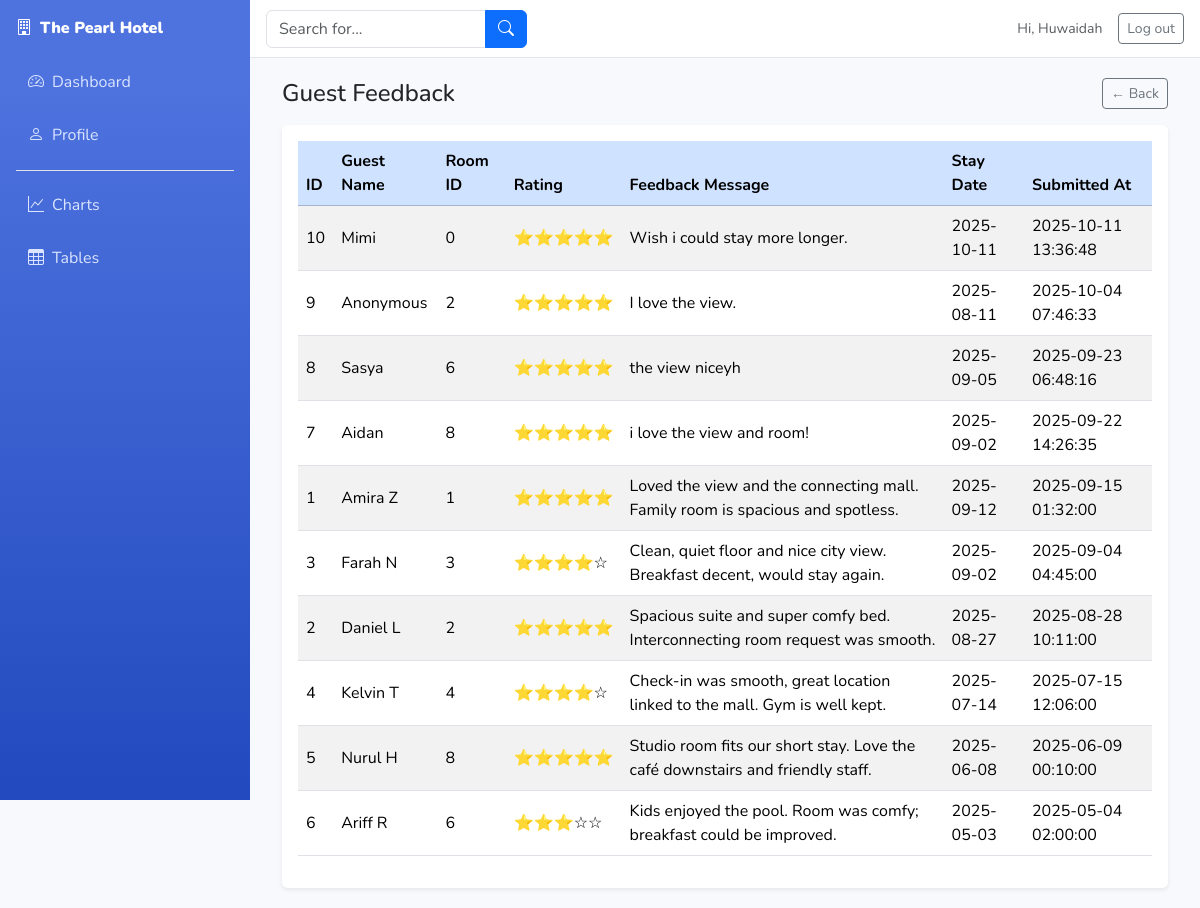
/ADMIN/feedback_view.php (signed in), run on the app's committed database.
### tables this page shows
CREATE TABLE `feedback` (
  `id` int(11) NOT NULL,
  `name` varchar(100) NOT NULL,
  `email` varchar(100) NOT NULL,
  `message` text NOT NULL,
  `created_at` timestamp NOT NULL DEFAULT current_timestamp(),
  `rating` tinyint(3) UNSIGNED DEFAULT NULL CHECK (`rating` between 1 and 5),
  `stay_date` date DEFAULT NULL,
  `room_id` int(11) DEFAULT NULL
);

### ADMIN/auth.php (called while the page is built, shortened)
<?php
require_once __DIR__ .'/db.php';
function h($s){ return htmlspecialchars($s ?? '', ENT_QUOTES, 'UTF-8'); }
function current_admin(bool $force=false) {
    static $me;
    if ($force || !$me) {
        global $pdo;
        $st = $pdo->prepare("SELECT id, name, email, avatar, created_at, phone FROM admins WHERE id=? LIMIT 1");
        $st->execute([$_SESSION['admin_id']]);
        $me = $st->fetch();
    }
    return $me;
}

### ADMIN/feedback_view.php (the view, shortened to what this page needs)
<?php
require_once __DIR__.'/auth.php';
$st = $pdo->query("
  SELECT id, name, message, rating, stay_date, room_id, created_at
  FROM feedback
  ORDER BY created_at DESC
");
$rows = $st->fetchAll();
include __DIR__.'/partials/head.php';
include __DIR__.'/partials/top.php';
?>
<div class="container-fluid">
  <div class="d-sm-flex align-items-center justify-content-between mb-3">
    <h1 class="h4 mb-0">Guest Feedback</h1>
    <a href="tables.php" class="btn btn-outline-secondary btn-sm ms-auto">
      ← Back
    </a>
  </div>
  <div class="card p-3 shadow-sm">
    <div class="table-responsive">
      <table id="feedbackTable" class="table table-striped align-middle">
        <thead class="table-primary">
          <tr>
            <th>ID</th>
            <th>Guest Name</th>
            <th>Room ID</th>
            <th>Rating</th>
            <th>Feedback Message</th>
            <th>Stay Date</th>
            <th>Submitted At</th>
          </tr>
        </thead>
        <tbody>
          <?php if ($rows): ?>
            <?php foreach ($rows as $r): ?>
              <tr>
                <td><?= (int)$r['id'] ?></td>
                <td><?= h($r['name']) ?></td>
                <td><?= (int)$r['room_id'] ?></td>
                <td>
                  <?php
                    $stars = max(0, min(5, (int)$r['rating']));
                    for ($i = 0; $i < $stars; $i++) echo '⭐';
                    for ($i = $stars; $i < 5; $i++) echo '☆';
                  ?>
                </td>
                <td><?= h($r['message']) ?></td>
                <td><?= h($r['stay_date']) ?></td>
                <td><?= h($r['created_at']) ?></td>
              </tr>
            <?php endforeach; ?>
          <?php endif; ?>
        </tbody>
      </table>
    </div>
  </div>
</div>
<?php include __DIR__.'/partials/foot.php'; ?>

### ADMIN/partials/top.php (shortened to what this page needs)
<?php
require_once __DIR__.'/../auth.php';
$me = current_admin();
?>
<div class="sb-wrap">
  <aside class="sb-side" id="sbSide">
    <div class="sb-brand">
      <i class="bi bi-building"></i> The Pearl Hotel
    </div>
    <nav class="sb-nav nav flex-column">
      <a class="nav-link <?= basename($_SERVER['PHP_SELF']) === 'dashboard.php' ? 'active' : '' ?>" href="dashboard.php">
        <i class="bi bi-speedometer2"></i> Dashboard
      </a>
      <a class="nav-link <?= basename($_SERVER['PHP_SELF']) === 'profile.php' ? 'active' : '' ?>" href="profile.php">
        <i class="bi bi-person"></i> Profile
      </a>
      <div class="border-top my-2 mx-3"></div>
      <a class="nav-link <?= basename($_SERVER['PHP_SELF']) === 'charts.php' ? 'active' : '' ?>" href="charts.php">
        <i class="bi bi-graph-up"></i> Charts
      </a>
      <a class="nav-link <?= basename($_SERVER['PHP_SELF']) === 'tables.php' ? 'active' : '' ?>" href="tables.php">
        <i class="bi bi-table"></i> Tables
      </a>
    </nav>
  </aside>
  <div class="sb-main">
    <div class="sb-top">
      <div class="d-flex align-items-center gap-2">
        <form class="sb-search d-none d-md-block">
          <div class="input-group">
            <input class="form-control" placeholder="Search for...">
            <button class="btn btn-primary" type="button"><i class="bi bi-search"></i></button>
          </div>
        </form>
      </div>
      <div class="d-flex align-items-center gap-3">
        <span class="small text-muted">Hi, <?= h($me['name'] ?? 'Admin') ?></span>
        <a class="btn btn-outline-secondary btn-sm" href="logout.php">Log out</a>
      </div>
    </div>
    <div class="sb-content">

### ADMIN/partials/head.php (style rules this page uses)
:root { --sb-primary:#4e73df; --sb-primary-dark:#2e59d9; --sb-info:#36b9cc; --sb-success:#1cc88a; --sb-warning:#f6c23e; --sb-gray-300:#e3e6f0; --sb-body:#f8f9fc; }
html, body { margin:0; padding:0; background:var(--sb-body); }
body { font-family:'Nunito',sans-serif; }
.sb-wrap { display:flex; min-height:100vh; }
.sb-side { width:250px; background:linear-gradient(180deg,var(--sb-primary) 10%,#224abe 100%); color:#fff; position:sticky; top:0; height:100vh; }
.sb-brand { padding:1rem; font-weight:900; display:flex; align-items:center; gap:.5rem; }
.sb-nav .nav-link { color:#dbe5ff; padding:.65rem 1rem; border-radius:.35rem; margin:.25rem .75rem; display:flex; align-items:center; gap:.5rem; }
.sb-main { flex:1; display:flex; flex-direction:column; }
.sb-top { background:#fff; border-bottom:1px solid var(--sb-gray-300); padding:.6rem 1rem; display:flex; align-items:center; gap:1rem; justify-content:space-between; position:sticky; top:0; z-index:10; }
.sb-search { max-width:560px; flex:1; }
.sb-content { padding:1.25rem; }
.card { border:0; border-radius:.35rem; box-shadow:0 .15rem 1.75rem rgba(58,59,69,.15); }

### data on the page
feedback: id "10", name "Mimi", room "0", message "Wish i could stay more longer.", stay_date "2025-10-11", created_at "2025-10-11 13:36:48"
feedback: id "9", name "Anonymous", room "2", message "I love the view.", stay_date "2025-08-11", created_at "2025-10-04 07:46:33"
feedback: id "8", name "Sasya", room "6", message "the view niceyh", stay_date "2025-09-05", created_at "2025-09-23 06:48:16"
feedback: id "7", name "Aidan", room "8", message "i love the view and room!", stay_date "2025-09-02", created_at "2025-09-22 14:26:35"
feedback: id "1", name "Amira Z", room "1", message "Loved the view and the connecting mall. Family room is spacious and spotless.", stay_date "2025-09-12", created_at "2025-09-15 01:32:00"
feedback: id "3", name "Farah N", room "3", rating 4 (drawn), message "Clean, quiet floor and nice city view. Breakfast decent, would stay again.", stay_date "2025-09-02", created_at "2025-09-04 04:45:00"
feedback: id "2", name "Daniel L", room "2", message "Spacious suite and super comfy bed. Interconnecting room request was smooth.", stay_date "2025-08-27", created_at "2025-08-28 10:11:00"
feedback: id "4", name "Kelvin T", room "4", rating 4 (drawn), message "Check-in was smooth, great location linked to the mall. Gym is well kept.", stay_date "2025-07-14", created_at "2025-07-15 12:06:00"
feedback: id "5", name "Nurul H", room "8", message "Studio room fits our short stay. Love the café downstairs and friendly staff.", stay_date "2025-06-08", created_at "2025-06-09 00:10:00"
feedback: id "6", name "Ariff R", room "6", rating 3 (drawn), message "Kids enjoyed the pool. Room was comfy; breakfast could be improved.", stay_date "2025-05-03", created_at "2025-05-04 02:00:00"

### other printed values
$me['name'] "Huwaidah"
